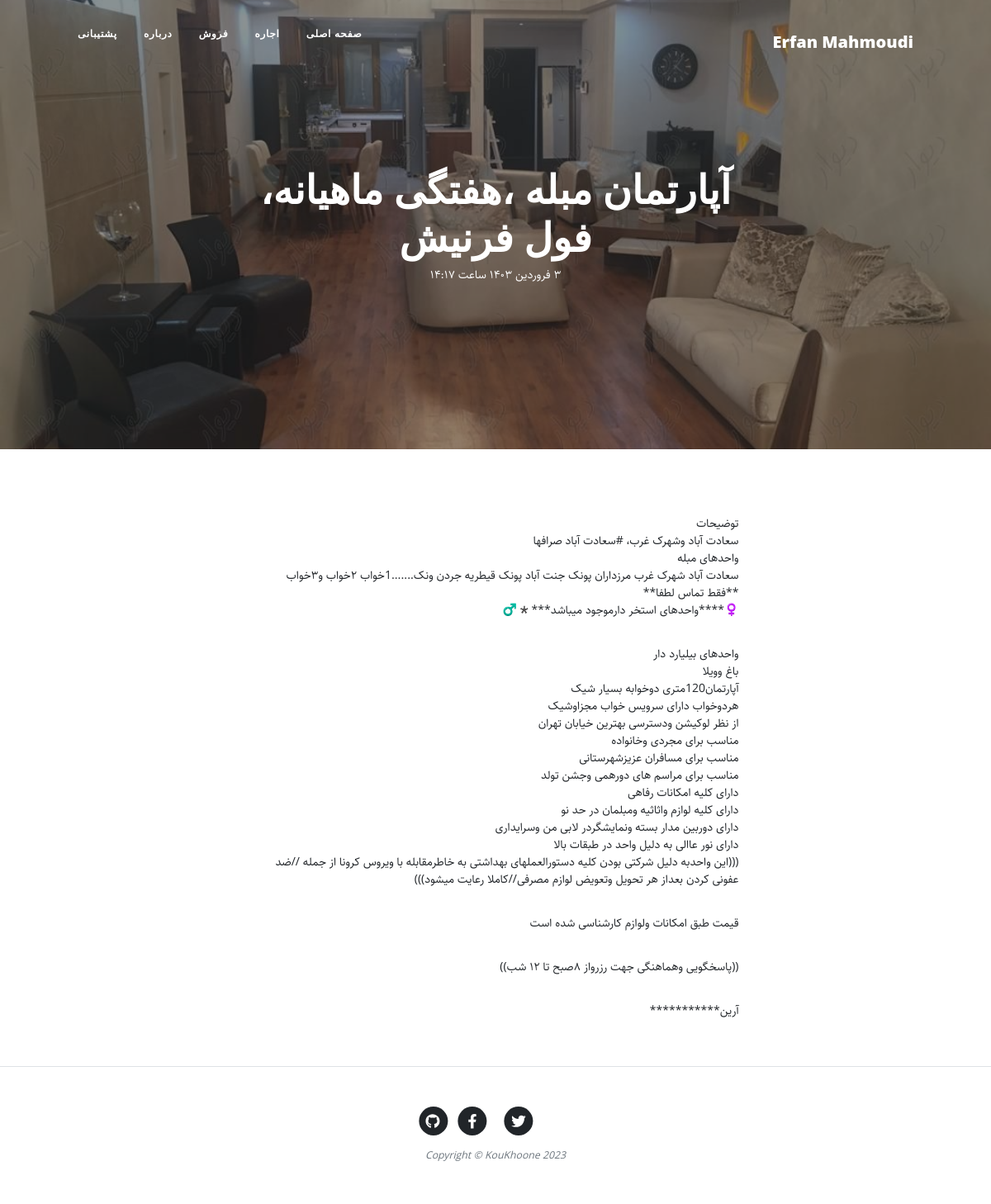
Screenshot of /article/rtmn-mblh-hft-mhnh-fol-frnsh with the database file from the repository.
### blog/models.py (models this page shows, shortened)
class category(models.Model):
    parent = models.ForeignKey('self', default = None, null = True, blank = True, on_delete = models.SET_NULL, related_name = 'children', verbose_name = "زیردسته")
    title = models.CharField(max_length= 200, verbose_name = "عنوان دسته‌بندی")
    slug = models.SlugField (max_length = 100, unique=True, verbose_name = "آدرس دسته‌بندی")
    status = models.BooleanField(default = True, verbose_name = "آیا نمایش داده شود؟")
    position = models.IntegerField(verbose_name = "پوزیشن")
    class Meta(object):
        verbose_name = "دسته‌بندی"
        verbose_name_plural = "دسته‌بندی ها"
        ordering = ['parent__id','position']
    objects = CategoryManager()

class Article(models.Model):
    STATUS_CHOICES = (
    ('d', 'پیش نویس'),
    ('p', 'منتشر شده'),
    )
    title = models.CharField(max_length= 200, verbose_name = "عنوان مقاله")
    slug = models.SlugField (max_length = 100, unique=True, verbose_name = "آدرس مقاله")
    author = models.ForeignKey(User, on_delete = models.CASCADE)
    category = models.ManyToManyField(category, verbose_name = "دسته‌بندی", related_name = "articles")
    description = models.TextField (verbose_name = "محتوا")
    thumbnail = models.ImageField (upload_to="images", verbose_name = " تصویر")
    publish = models.DateTimeField (default = timezone.now, verbose_name = "زمان انتشار")
    created = models.DateTimeField (auto_now_add = True, verbose_name = "زمان ساخت")
    updated = models.DateTimeField (auto_now = True)
    status = models.CharField (max_length = 1, choices = STATUS_CHOICES, verbose_name = "وضعیت")
    class Meta(object):
        verbose_name = "مقاله"
        verbose_name_plural = "مقاله ها"
    def jpublish(self):
        return jalali_convertor(self.publish)
    jpublish.short_description = "زمان انتشار"
    objects = ArticleManager()

### blog/views.py (the view)
def detail(request, slug):
    context = {
        "article" : get_object_or_404 (Article, slug=slug, status = "p"),
    }
    return render (request, "blog/detail.html", context)

### blog/models.py (called while the page is built)
    def active (self):
        return self.filter(status = True)

### blog/templatetags/base_tags.py (called while the page is built)
@register.simple_tag
def name():
    return "Erfan Mahmoudi"

@register.inclusion_tag("blog/partials/category_navbar.html")
def category_navbar():
    return {
            "category" : category.objects.filter(status=True)
    }

### extentions/jalali.py (called while the page is built)
    def persian_tuple(self):
        return self.persian_year, self.persian_month, self.persian_day

### extentions/utils.py (called while the page is built)
def persian_numbers_convertor(mystr):
    numbers = {
    "0" : "۰",
    "1" : "۱",
    "2" : "۲",
    "3" : "۳",
    "4" : "۴",
    "5" : "۵",
    "6" : "۶",
    "7" : "۷",
    "8" : "۸",
    "9" : "۹",
    }
    for e,p in numbers.items():
        mystr = mystr.replace(e, p)
    return mystr

def jalali_convertor(time):
    time = timezone.localtime(time)
    jmonths = ["فروردین","اردیبهشت","خرداد","تیر","مرداد","شهریور","مهر","آبان","آذر","دی","بهمن","اسفند"]
    time_to_str = "{},{},{}".format(time.year, time.month, time.day)
    time_to_tuple = jalali.Gregorian(time_to_str).persian_tuple()
    time_to_list = list (time_to_tuple)
    for index, month in enumerate(jmonths):
        if time_to_list[1] == index + 1:
            time_to_list[1] = month
            break
    output = "{} {} {} ساعت {}:{}".format(
    time_to_list[2],
    time_to_list[1],
    time_to_list[0],
    time.hour,
    time.minute,
    )
    return persian_numbers_convertor(output)

### blog/templates/blog/detail.html (shortened to what this page needs)
{%extends 'blog/base.html'%}
{% block main %}
<header class="masthead" style="background-image: url('{{article.thumbnail.url}}')">
    <div class="container position-relative px-4 px-lg-5">
        <div class="row gx-4 gx-lg-5 justify-content-center">
            <div class="col-md-10 col-lg-8 col-xl-7">
                <div class="site-heading">
                    <h1>{{article.title}}</h1>
                    <time>{{article.jpublish}}</time>
                </div>
            </div>
        </div>
    </div>
</header>
<article class="mb-4">
    <div class="container px-4 px-lg-5">
        <div class="row gx-4 gx-lg-5 justify-content-center">
            <div class="col-md-10 col-lg-8 col-xl-7 text-justify">
                {{article.description|linebreaks}}
            </div>
        </div>
    </div>
</article>
{% endblock %}

### blog/templates/blog/partials/category_navbar.html (shortened to what this page needs)
<div class="collapse navbar-collapse nav" id="navbarResponsive">
    <ul class="navbar-nav ms-auto py-4 py-lg-0">
        <li class="nav-item">
          <a class="nav-link px-lg-3 py-3 py-lg-4" href="{% url 'blog:home' %}">صفحه اصلی</a>
        </li>
        {% for cat in category %}
          {% if cat.parent == None %}
            <li class="nav-item">
              <a class="nav-link px-lg-3 py-3 py-lg-4" href="{% url 'blog:category' cat.slug %}">{{cat.title}}</a>
            </li>
          {% endif %}
        {% endfor %}
        <li class="nav-item"><a class="nav-link px-lg-3 py-3 py-lg-4" href="{% url 'blog:about' %}">درباره</a></li>
        <li class="nav-item"><a class="nav-link px-lg-3 py-3 py-lg-4" href="{% url 'blog:contact' %}">پشتیبانی</a></li>
    </ul>
</div>

### blog/static/blog/css/rtl.css (style rules this page uses)
body { font-family: "Sahel"; direction: rtl; text-align: right; font-size: 14px; }
.navbar-nav { margin-left: initial !important; margin-right: auto; }
header.masthead .site-heading h1 { font-size: 3rem !important; }
.nav ul { padding-right: : 0; }
.nav ul li { border-bottom: none; height: 86px; line-height: :86px; font-size: 14px; display: inline-block; float: left; margin: 0 auto; }
.nav ul li a { text-decoration: none; color: #000000; display: block; transition: .3s background-color; padding:0 24px; }
.nav a { bordor-bottom:none; }

### rows the page displays
category: title "اجاره"
category: title "فروش"
Article: thumbnail (picture), title "آپارتمان مبله ،هفتگی ماهیانه، فول فرنیش", jpublish "۳ فروردین ۱۴۰۳ ساعت ۱۴:۱۷", description "توضیحات سعادت آباد وشهرک غرب، #سعادت آباد صرافها واحدهای مبله سعادت آباد شهرک غرب مرزداران پونک جنت آباد پونک قیطریه جردن ونک.......1خواب ۲خواب و۳خواب **فقط تماس لطفا** ‍♀️****واحدهای استخر دارموجود میباشد****‍♂️ واحدهای بیلیارد دار باغ وویلا آپارتمان120متری دوخوابه بسیار شیک هردوخواب دارای سرویس خواب مجزاوشیک از نظر لوکیشن ودسترسی بهترین خیابان تهران مناسب برای مجردی وخانواده مناسب برای مسافران عزیزشهرستانی مناسب برای مراسم های دورهمی وجشن تولد دارای کلیه امکانات رفاهی دارای کلیه لوازم واثاثیه ومبلمان در حد نو دارای دوربین مدار بسته ونمایشگردر لابی من وسرایداری دارای نور عاالی به دلیل واحد در طبقات بالا (((این واحدبه دلیل شرکتی بودن کلیه دستورالعملهای بهداشتی به خاطرمقابله با ویروس کرونا…"
